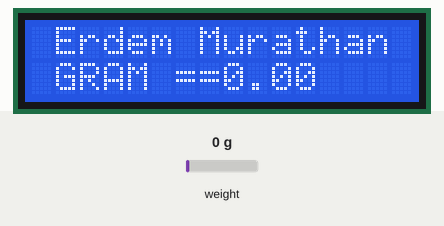
Recording of a sketch running on a simulated Arduino Uno, built with avr-gcc and run on an emulated ATmega328P. Parts: 16×2 character LCD. The inputs (shaded band) are chosen by the test bench; at power-on: weight on the scale 0 g.

Above: at 2.2 s.
2.3 s: weight on the scale set to 100 g
At 2.9 s:
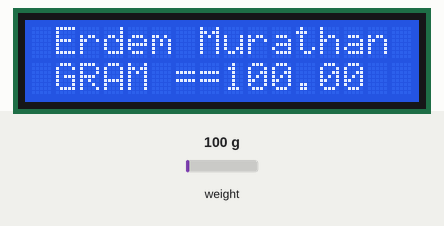
4.0 s: weight on the scale set to 1250 g
At 5.0 s:
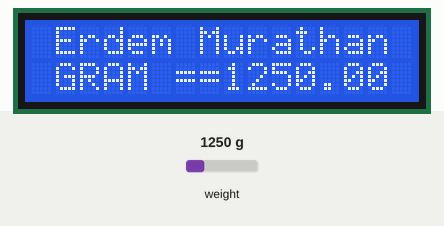
5.6 s: weight on the scale set to 2500 g
At 7.2 s:
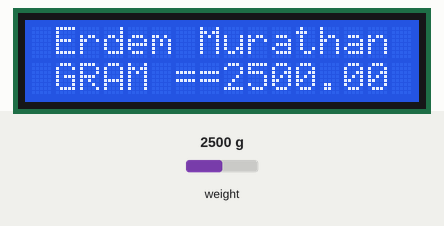
Timing chart, 0 to 8.7 s (numbered marks = the images above; inputs shaded):
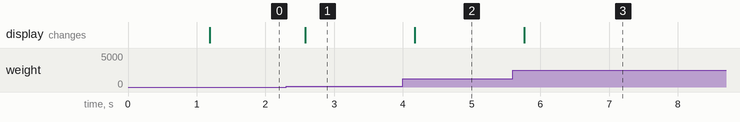

The sketch:

Tarti.ino
```cpp
#include "HX711.h"
#include <LiquidCrystal_I2C.h> // Kütüphanemizi ekliyoruz
LiquidCrystal_I2C lcd(0x27, 16, 2);
#define DOUT 3
#define CLK 2
HX711 scale(DOUT, CLK);
float kalibrasyon_faktoru = 389.5;
float deger ;
void setup() {

Serial.begin(9600); // İletişim hızı belirlenir: Saniyede 9600 bit olarak belirlendi
  lcd.begin();
scale.set_scale(kalibrasyon_faktoru); // Ölçek ayarlandı
scale.tare(); // Ölçek sıfırlandı

}
void loop() {

  scale.set_scale(kalibrasyon_faktoru);
   if(scale.get_units() >1 ){
    deger = scale.get_units();
    } else {
    deger = 0;
    }
   lcd.clear();
   lcd.setCursor(1, 0);
   lcd.print("Erdem Murathan");
   lcd.setCursor(1, 1);
   lcd.print("GRAM ==");

   lcd.print(deger);
   delay(300);

}
```

Measured:
- after the input at 2.3 s, the display: changes after 0.28 s (image 1)
- after the input at 4.0 s, the display: changes after 0.17 s (image 2)
- after the input at 5.6 s, the display: changes after 0.16 s (image 3)
